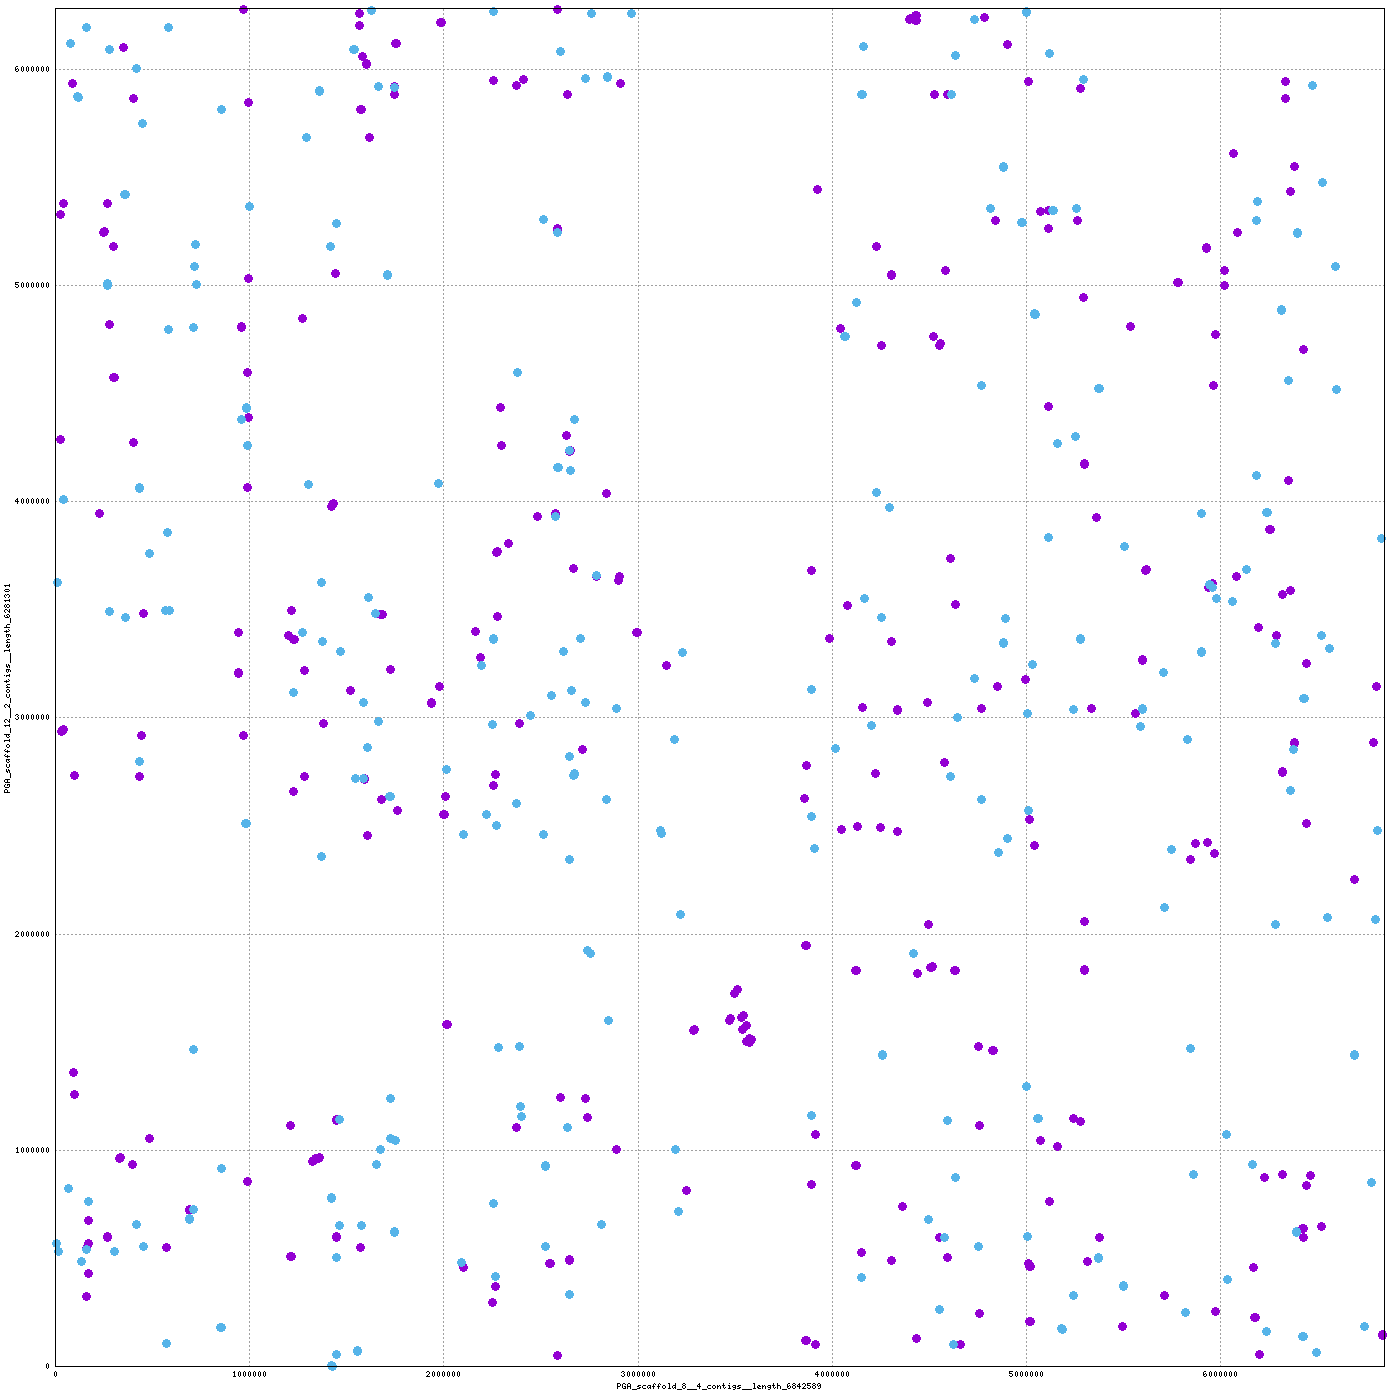

Reproduce this figure in gnuplot.
set terminal png tiny size 1400,1400
set output "/home/mike/Desktop/scripts/snakes/plot_pairs/hiCversion1.linear/nucmer/nucmer.15.png"
set size 1,1
set grid
unset key
set border 15
set tics scale 0
set xlabel "PGA_scaffold_8__4_contigs__length_6842589"
set ylabel "PGA_scaffold_12__2_contigs__length_6281301"
set format "%.0f"
set mouse format "%.0f"
set mouse mouseformat "[%.0f, %.0f]"
if(GPVAL_VERSION < 5) set mouse clipboardformat "[%.0f, %.0f]"
set xrange [1:6842589]
set yrange [1:6281301]
set style line 1  lt 1 lw 3 pt 6 ps 1
set style line 2  lt 3 lw 3 pt 6 ps 1
set style line 3  lt 2 lw 3 pt 6 ps 1
plot \
 "/home/mike/Desktop/scripts/snakes/plot_pairs/hiCversion1.linear/nucmer/nucmer.15.fplot" title "FWD" w lp ls 1, \
 "/home/mike/Desktop/scripts/snakes/plot_pairs/hiCversion1.linear/nucmer/nucmer.15.rplot" title "REV" w lp ls 2
